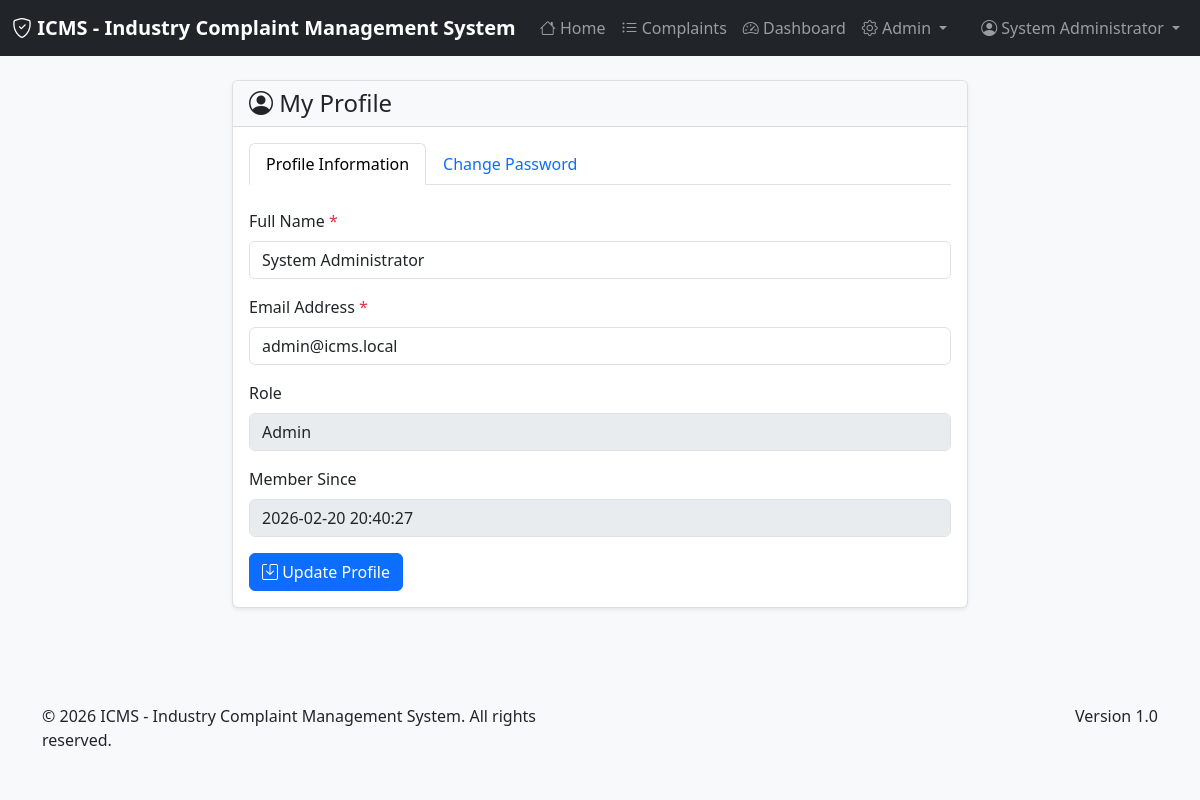
Screenshot of /modules/auth/profile.php (signed in) with the database file from the repository.
### tables this page shows
CREATE TABLE IF NOT EXISTS `users` (
  `id` int(11) NOT NULL AUTO_INCREMENT,
  `name` varchar(255) NOT NULL,
  `email` varchar(255) NOT NULL UNIQUE,
  `password` varchar(255) NOT NULL,
  `role` enum('complainant','support_staff','manager','qa_officer','admin','senior_management') NOT NULL DEFAULT 'complainant',
  `department_id` int(11) DEFAULT NULL,
  `status` enum('active','inactive','suspended') NOT NULL DEFAULT 'active',
  `created_at` timestamp NOT NULL DEFAULT CURRENT_TIMESTAMP,
  `updated_at` timestamp NOT NULL DEFAULT CURRENT_TIMESTAMP ON UPDATE CURRENT_TIMESTAMP,
  PRIMARY KEY (`id`),
  KEY `idx_email` (`email`),
  KEY `idx_role` (`role`),
  KEY `idx_department` (`department_id`)
);

### includes/auth.php (called while the page is built, shortened)
<?php
require_once __DIR__ . '/functions.php';
function getCurrentUserId() {
    return $_SESSION['user_id'] ?? null;
}
function getCurrentUser() {
    $db = getDBConnection();
    $stmt = $db->prepare("SELECT * FROM users WHERE id = ?");
    $stmt->execute([getCurrentUserId()]);
    return $stmt->fetch();
}
?>

### includes/functions.php (called while the page is built, shortened)
<?php
function formatDate($date, $format = 'Y-m-d H:i:s') {
    $timestamp = is_numeric($date) ? $date : strtotime($date);
    return date($format, $timestamp);
}
?>

### modules/auth/profile.php (the view, shortened to what this page needs)
<?php
require_once __DIR__ . '/../../includes/header.php';
require_once __DIR__ . '/../../includes/auth.php';
require_once __DIR__ . '/../../includes/functions.php';
$user = getCurrentUser();
?>
<div class="container">
    <div class="row">
        <div class="col-md-8 mx-auto">
            <div class="card">
                <div class="card-header">
                    <h4 class="mb-0"><i class="bi bi-person-circle"></i> My Profile</h4>
                </div>
                <div class="card-body">
                    <ul class="nav nav-tabs mb-4" id="profileTabs" role="tablist">
                        <li class="nav-item" role="presentation">
                            <button class="nav-link active" id="profile-tab" data-bs-toggle="tab" data-bs-target="#profile" type="button">
                                Profile Information
                            </button>
                        </li>
                        <li class="nav-item" role="presentation">
                            <button class="nav-link" id="password-tab" data-bs-toggle="tab" data-bs-target="#password" type="button">
                                Change Password
                            </button>
                        </li>
                    </ul>
                    <div class="tab-content" id="profileTabsContent">
                        <div class="tab-pane fade show active" id="profile" role="tabpanel">
                            <form method="POST">
                                <div class="mb-3">
                                    <label for="name" class="form-label required-field">Full Name</label>
                                    <input type="text" class="form-control" id="name" name="name"
                                           value="<?php echo htmlspecialchars($user['name']); ?>" required>
                                </div>
                                <div class="mb-3">
                                    <label for="email" class="form-label required-field">Email Address</label>
                                    <input type="email" class="form-control" id="email" name="email"
                                           value="<?php echo htmlspecialchars($user['email']); ?>" required>
                                </div>
                                <div class="mb-3">
                                    <label class="form-label">Role</label>
                                    <input type="text" class="form-control" value="<?php echo ucfirst(str_replace('_', ' ', $user['role'])); ?>" disabled>
                                </div>
                                <div class="mb-3">
                                    <label class="form-label">Member Since</label>
                                    <input type="text" class="form-control" value="<?php echo formatDate($user['created_at']); ?>" disabled>
                                </div>
                                <button type="submit" class="btn btn-primary">
                                    <i class="bi bi-save"></i> Update Profile
                                </button>
                            </form>
                        </div>
                    </div>
                </div>
            </div>
        </div>
    </div>
</div>
<?php require_once __DIR__ . '/../../includes/footer.php'; ?>

### assets/css/style.css (style rules this page uses)
:root { --primary-color: #0d6efd; --secondary-color: #6c757d; --success-color: #198754; --danger-color: #dc3545; --warning-color: #ffc107; --info-color: #0dcaf0; }
body { font-family: 'Segoe UI', Tahoma, Geneva, Verdana, sans-serif; background-color: #f8f9fa; }
.card { box-shadow: 0 0.125rem 0.25rem rgba(0, 0, 0, 0.075); border: 1px solid rgba(0, 0, 0, 0.125); margin-bottom: 1.5rem; }
.card-header { background-color: #f8f9fa; border-bottom: 1px solid rgba(0, 0, 0, 0.125); font-weight: 600; }
.form-label { font-weight: 500; margin-bottom: 0.5rem; }
.required-field::after { content: " *"; color: var(--danger-color); }

### rows the page displays
users: name "System Administrator", email "admin@icms.local", role "Admin", created_at "2026-02-20 20:40:27"

### other values shown
SITE_NAME "ICMS - Industry Complaint Management System"
$_SESSION['user_name'] "System Administrator"
